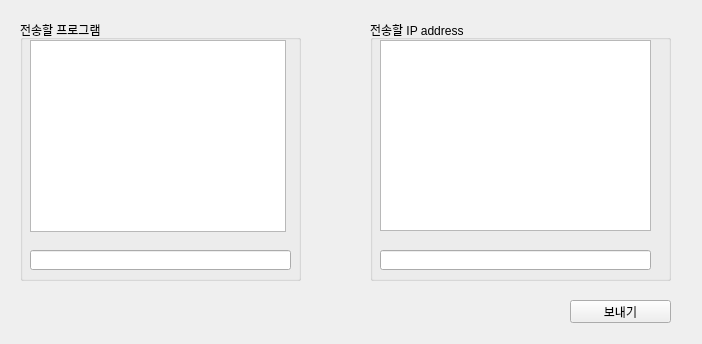
<?xml version="1.0" encoding="UTF-8"?>
<ui version="4.0">
 <class>Form</class>
 <widget class="QWidget" name="Form">
  <property name="geometry">
   <rect>
    <x>0</x>
    <y>0</y>
    <width>702</width>
    <height>344</height>
   </rect>
  </property>
  <property name="windowTitle">
   <string>Form</string>
  </property>
  <widget class="QGroupBox" name="groupBox">
   <property name="geometry">
    <rect>
     <x>20</x>
     <y>20</y>
     <width>281</width>
     <height>261</height>
    </rect>
   </property>
   <property name="title">
    <string>전송할 프로그램</string>
   </property>
   <widget class="QListWidget" name="ProgramList">
    <property name="geometry">
     <rect>
      <x>10</x>
      <y>20</y>
      <width>256</width>
      <height>192</height>
     </rect>
    </property>
    <property name="selectionMode">
     <enum>QAbstractItemView::MultiSelection</enum>
    </property>
    <property name="selectionBehavior">
     <enum>QAbstractItemView::SelectRows</enum>
    </property>
    <property name="selectionRectVisible">
     <bool>true</bool>
    </property>
    <property name="sortingEnabled">
     <bool>false</bool>
    </property>
   </widget>
   <widget class="QLineEdit" name="lineEdit">
    <property name="geometry">
     <rect>
      <x>10</x>
      <y>230</y>
      <width>261</width>
      <height>20</height>
     </rect>
    </property>
   </widget>
  </widget>
  <widget class="QGroupBox" name="groupBox_2">
   <property name="geometry">
    <rect>
     <x>370</x>
     <y>20</y>
     <width>301</width>
     <height>261</height>
    </rect>
   </property>
   <property name="title">
    <string>전송할 IP address</string>
   </property>
   <widget class="QListWidget" name="IpaddressList">
    <property name="geometry">
     <rect>
      <x>10</x>
      <y>20</y>
      <width>271</width>
      <height>191</height>
     </rect>
    </property>
    <property name="selectionMode">
     <enum>QAbstractItemView::MultiSelection</enum>
    </property>
    <property name="selectionRectVisible">
     <bool>true</bool>
    </property>
   </widget>
   <widget class="QLineEdit" name="lineEdit_2">
    <property name="geometry">
     <rect>
      <x>10</x>
      <y>230</y>
      <width>271</width>
      <height>20</height>
     </rect>
    </property>
   </widget>
  </widget>
  <widget class="QPushButton" name="sendbutton">
   <property name="geometry">
    <rect>
     <x>570</x>
     <y>300</y>
     <width>101</width>
     <height>23</height>
    </rect>
   </property>
   <property name="text">
    <string>보내기</string>
   </property>
  </widget>
  <zorder>groupBox_2</zorder>
  <zorder>groupBox</zorder>
  <zorder>sendbutton</zorder>
 </widget>
 <resources/>
 <connections/>
</ui>
